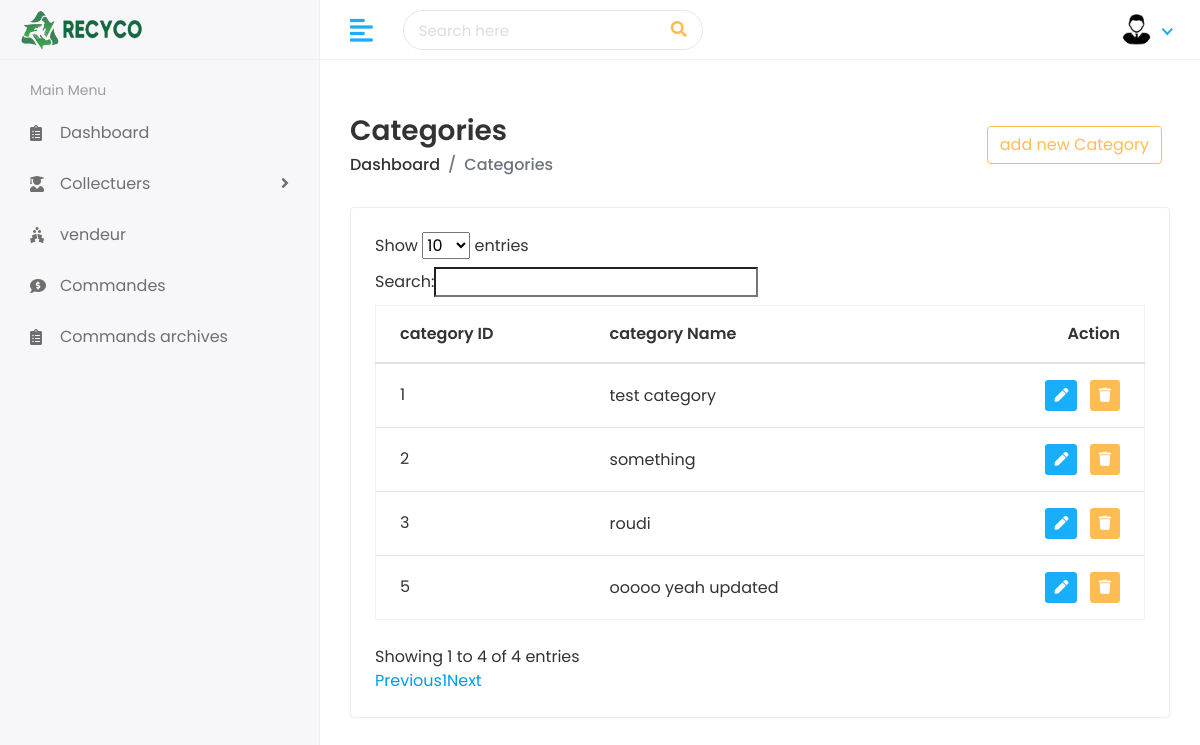
The page /collecteur/AllCategories/ (signed in) on the database as committed earlier.
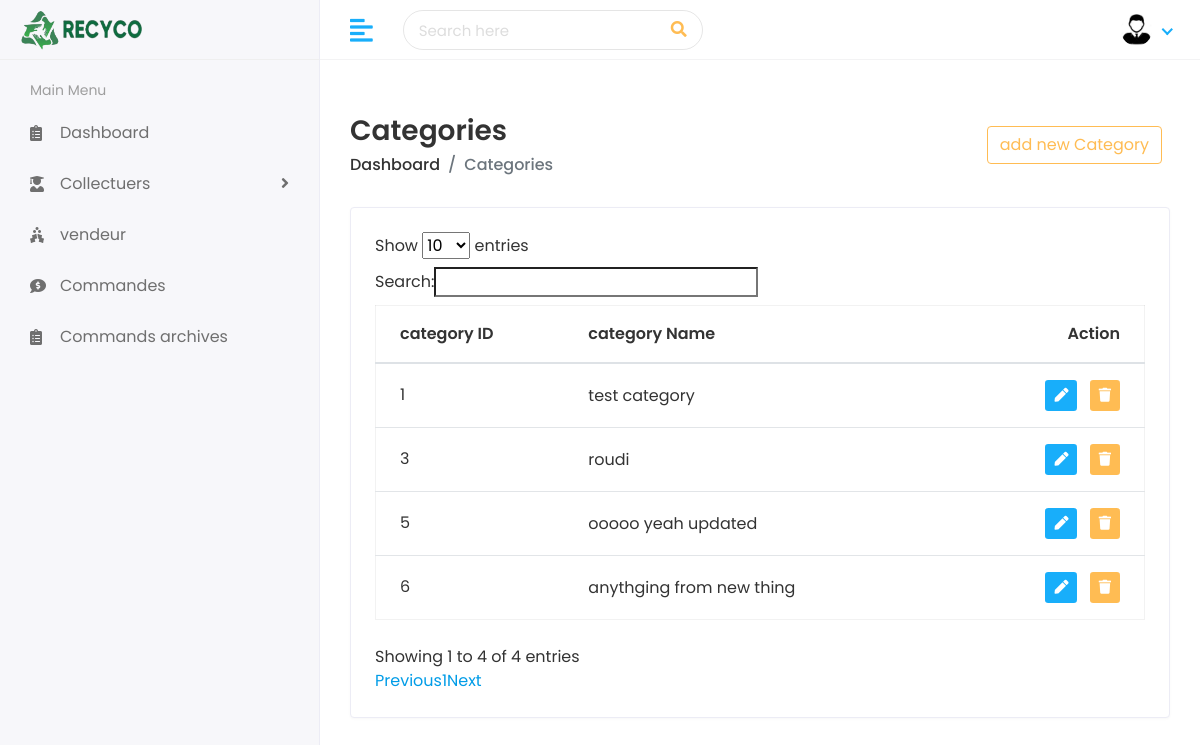
The same page on the database as committed later.
### collecteur/models.py (models this page shows, shortened)
class Category(models.Model):
    title = models.CharField(max_length=100)
    banner = models.ImageField(upload_to='banner/cartegory', blank=True, null=True)
    slug = models.SlugField(unique=True,blank=True,null=True)  # Add a SlugField for the title slug
    def __str__(self):
        return self.title

### collecteur/views.py (the view)
# urls.py: path('AllCategories/',AllCategories,name='AllCategories'),
@login_required(login_url="users:login")
def AllCategories(request):
    category = Category.objects.all()
    print('__________________________')
    print(category)
    context = {
        'category': category
    }
    return render(request, 'collecteur/category.html', context)

### templates/collecteur/category.html (shortened to what this page needs)
{% extends "base.html" %}
{% block content %}
<div class="page-header">
  <div class="row align-items-center">
    <div class="col">
      <h3 class="page-title">Categories</h3>
      <ul class="breadcrumb">
        <li class="breadcrumb-item">
          <a href="{% url 'collecteur:home' %}">Dashboard</a>
        </li>
        <li class="breadcrumb-item active">Categories</li>
      </ul>
    </div>
    <div class="col-auto text-right float-right ml-auto">
      <a href="{% url 'collecteur:addcategory'  %}" class="btn btn-outline-primary mr-2"
        ></i> add new Category</a
      >
    </div>
  </div>
</div>
<div class="row">
  <div class="col-sm-12">
    <div class="card card-table">
      <div class="card-body">
        <div class="table-responsive">
          <table
   id="table_id"
     class="table table-hover table-center mb-0 "
   >
            <thead>
              <tr>
                <th>category ID</th>
                <th>category Name</th>
                <th class="text-right">Action</th>
              </tr>
            </thead>
            <tbody>
              {% for cate in category %}
              <tr>
                <td>{{cate.id}}</td>
                <td>
                  <h2>
                    <a>{{cate.title}}</a>
                  </h2>
                </td>
                <td class="text-right">
                  <div class="actions">
                    <a
                      href="{% url 'collecteur:updatecategory' cate.id %}"
                      class="btn btn-sm bg-success-light mr-2"
                    >
                      <i class="fas fa-pen"></i>
                    </a>
                    <a href="{% url 'collecteur:deletecategory' cate.id %}" class="btn btn-sm bg-danger-light">
                      <i class="fas fa-trash"></i>
                    </a>
                  </div>
                </td>
              </tr>
              {% endfor %}
            </tbody>
          </table>
        </div>
      </div>
    </div>
  </div>
</div>
{% endblock content %}

Rows that differ between the two databases and show on the page:
removed Category: id "2", title "something"
added Category: id "6", title "anythging from new thing"
